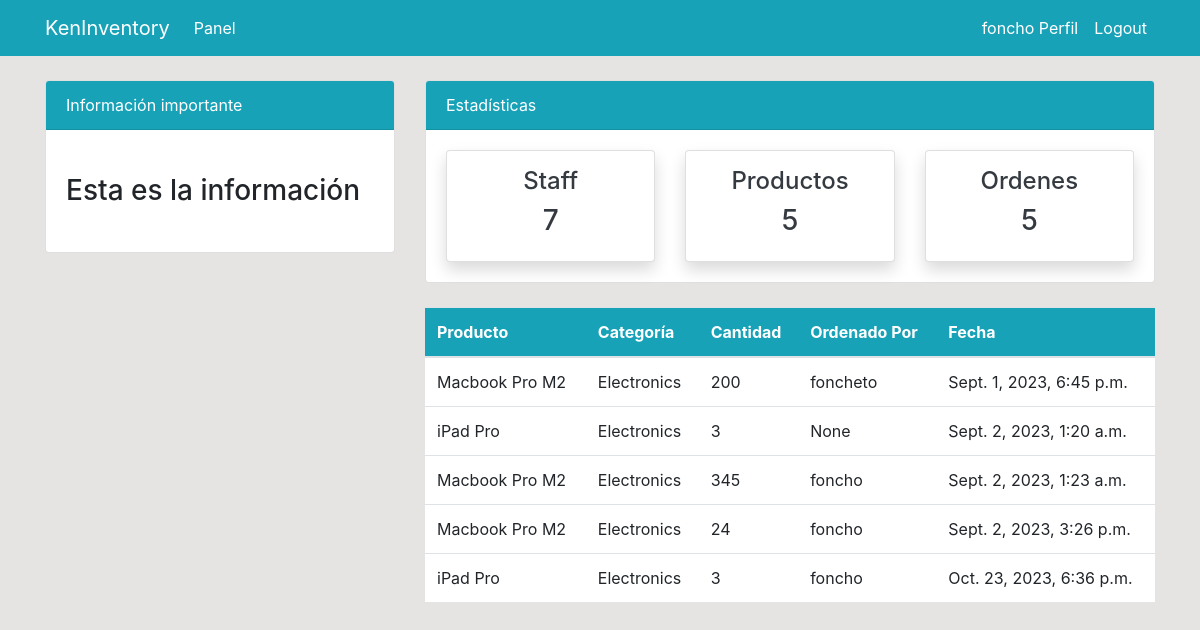
The page /order/ (signed in) on the database as committed earlier.
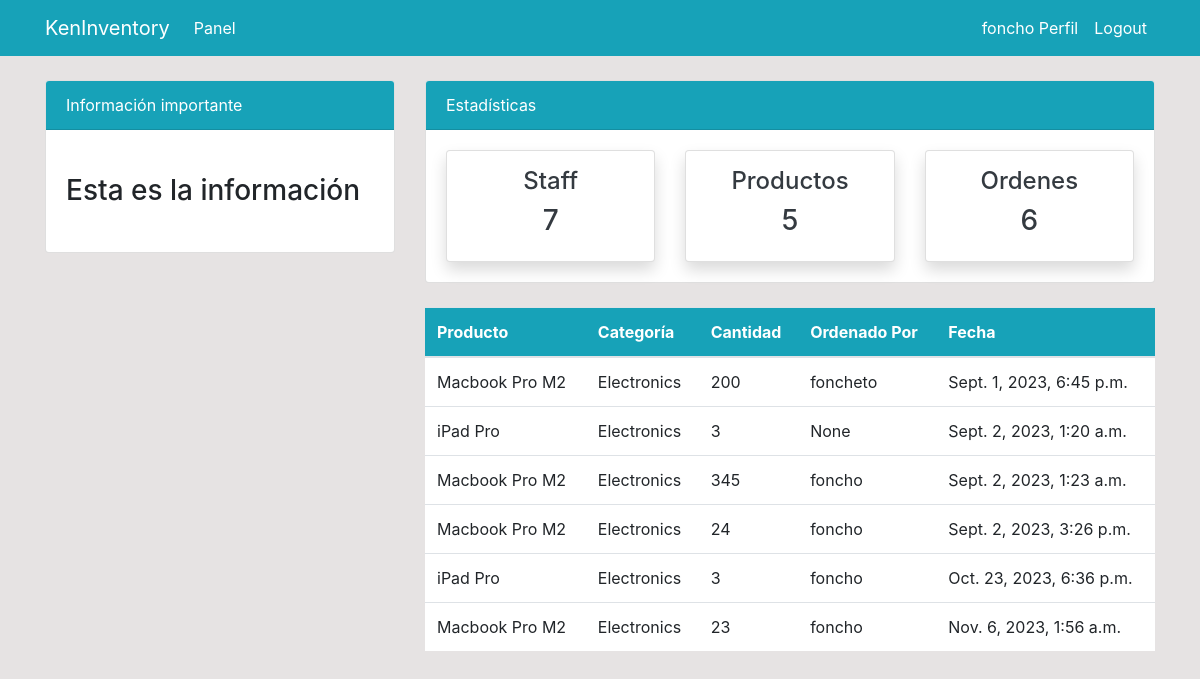
The same page on the database as committed later.
### dashboard/models.py (models this page shows, shortened)
class Order(models.Model):
    product = models.ForeignKey(Product, on_delete=models.CASCADE, null=True)
    staff = models.ForeignKey(User, on_delete=models.CASCADE, null=True)
    order_quantity = models.PositiveSmallIntegerField(null=True)
    date = models.DateTimeField(auto_now_add=True, null=True)
    class Meta:
        verbose_name_plural = "Order"

class Product(models.Model):
    name = models.CharField(max_length=50, null=True)
    category = models.CharField(choices=CATEGORIES, max_length=20, null=True)
    quantity = models.PositiveSmallIntegerField(null=True)
    class Meta:
        verbose_name_plural = "Product"
    def __str__(self):
        return self.name

### dashboard/views.py (the view)
# urls.py: path("order/", views.order, name="dashboard-order"),
@login_required
def order(request):
    orders = Order.objects.all()
    orders_count = orders.count()
    workers_count = User.objects.all().count()
    items_count = Product.objects.all().count()
    context = {
        "orders": orders,
        "workers_count": workers_count,
        "orders_count": orders_count,
        "items_count": items_count,
    }
    return render(request, "dashboard/order.html", context)

### templates/dashboard/order.html (shortened to what this page needs)
{% extends 'partials/base.html' %}
{% block content %}
{% include 'partials/topnav.html' %}
<div class="container">
    <div class="row my-4">
        <div class="col-md-4">
        </div>
        <div class="col-md-8">
            <table class="table bg-white">
                <thead class="bg-info">
                    <tr class="text-white">
                        <th scope="col">Producto</th>
                        <th scope="col">Categoría</th>
                        <th scope="col">Cantidad</th>
                        <th scope="col">Ordenado Por</th>
                        <th scope="col">Fecha</th>
                    </tr>
                </thead>
                <tbody>
                    {% for order in orders %}
                    <tr>
                        <td>{{ order.product }}</td>
                        <td>{{ order.product.category }}</td>
                        <td>{{ order.order_quantity }}</td>
                        <td>{{ order.staff }}</td>
                        <td>
                            {{ order.date }}
                        </td>
                    </tr>
                    {% endfor %}
                </tbody>
            </table>
        </div>
    </div>
</div>
{% endblock %}

### templates/partials/base.html (shortened to what this page needs)
{% load static %}
<!doctype html>
<html lang="en">
<head>
    <link rel="stylesheet" href="https://cdn.jsdelivr.net/npm/bootstrap@4.6.2/dist/css/bootstrap.min.css"
>
    <link rel="stylesheet" href="{% static '/style.css'%}">
</head>
<body>
    {% include 'partials/nav.html' %}
    {% block content %}
    {% endblock %}
</body>
</html>

### templates/partials/nav.html (shortened to what this page needs)
<nav class="navbar navbar-expand-lg navbar-info bg-info">
    {% if user.is_authenticated %}
    <div class="container">
        <a class="navbar-brand text-white" href="{% url 'dashboard-index' %}">KenInventory</a>
        <div class="collapse navbar-collapse" id="navbarSupportedContent">
            <ul class="navbar-nav mr-auto">
                <li class="nav-item active">
                    <a class="nav-link text-white" href="{% url 'dashboard-index' %}">Panel </a>
                </li>
            </ul>
            <ul class="navbar-nav ml-auto">
                <li class="nav-item active">
                    <a class="nav-link text-white" href="{% url 'user-profile' %}">{{ user.username }} Perfil </a>
                </li>
                <li class="nav-item">
                    <a class="nav-link text-white" href="{% url 'user-logout' %}">Logout</a>
                </li>
            </ul>
            {% endif %}
        </div>
    </div>
</nav>

### templates/partials/topnav.html (shortened to what this page needs)
<div class="container">
    <div class="row mt-4">
        <div class="col-md-4">
            <div class="card">
                <div class="card-header bg-info text-white">
                    Información importante
                </div>
                <div class="card-body">
                    <marquee behavior="" direction="">
                        <h3 class="my-4">Esta es la información</h3>
                    </marquee>
                </div>
            </div>
        </div>
        <div class="col-md-8">
            <div class="card">
                <div class="card-header bg-info text-white">
                    Estadísticas
                </div>
                <div class="card-body">
                    <div class="row">
                        <div class="col-md-4">
                            <a class="text-decoration-none text-dark" href="{% url 'dashboard-staff' %}">
                                <div class="card my-card shadow text-center p-3">
                                    <h4>Staff </h4>
                                    <h3>{{ workers_count }}</h3>
                                </div>
                            </a>
                        </div>
                        <div class="col-md-4">
                            <a class="text-decoration-none text-dark" href="{% url 'dashboard-product' %}">
                                <div class="card my-card shadow text-center p-3">
                                    <h4>Productos </h4>
                                    <h3>{{ items_count }}</h3>
                                </div>
                            </a>
                        </div>
                        <div class="col-md-4">
                            <a class="text-decoration-none text-dark" href="{% url 'dashboard-order' %}">
                                <div class="card my-card shadow text-center p-3">
                                    <h4>Ordenes </h4>
                                    <h3>{{ orders_count }}</h3>
                                </div>
                            </a>
                        </div>
                    </div>
                </div>
            </div>
        </div>
    </div>
</div>

### static/style.css (style rules this page uses)
body { background: rgb(230, 227, 227); }

Rows that differ between the two databases and show on the page:
added Order: product "Macbook Pro M2", product.category "Electronics", order_quantity "23", staff "foncho", date "Nov. 6, 2023, 1:56 a.m."
Other text that changed with them:
{{ orders_count }}: "5" → "6"
